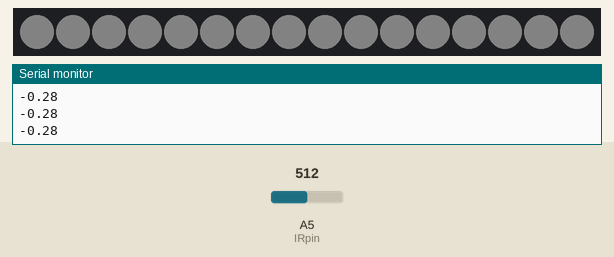
Simulated run of this sketch. Board: Arduino Mega 2560, built with avr-gcc and run on an emulated ATmega2560. Parts: 16 RGB LEDs in strip order, left to right, the last lines printed to the serial monitor. The inputs (shaded band) are chosen by the test bench; at power-on: A5 (IRpin) = 512. Dim RGB values are drawn brighter than linear.

Above: at 2.2 s.
2.3 s: A5 (IRpin) set to 495
At 3.5 s:
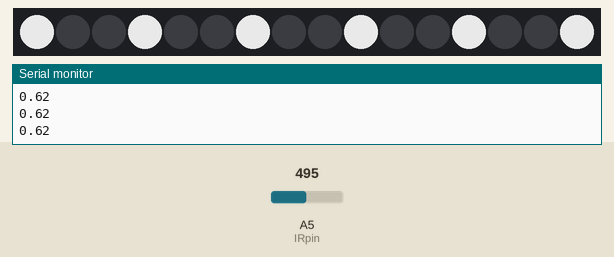
3.8 s: A5 (IRpin) set to 334
At 4.5 s:
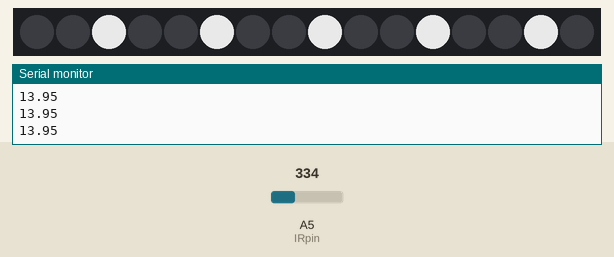
5.4 s: A5 (IRpin) set to 308
At 5.8 s:
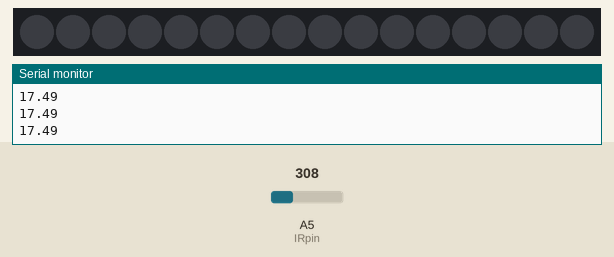
6.9 s: A5 (IRpin) set to 378
8.4 s: A5 (IRpin) set to 399
At 9.6 s:
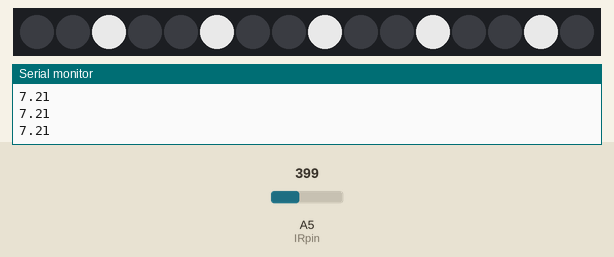
9.9 s: A5 (IRpin) set to 306
At 10.5 s:
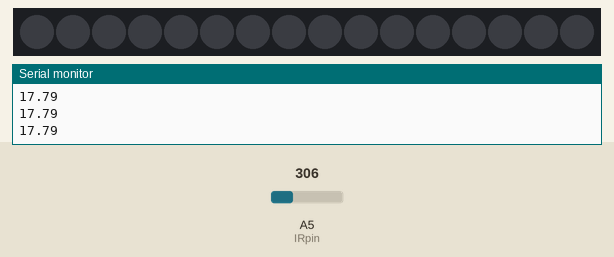
Timing chart, 0 to 12.4 s (numbered marks = the images above; inputs shaded):
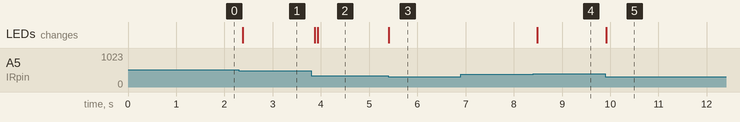

Measured:
- the behaviour switches between 507 and 506 on A5 (IRpin) (found by bisection; images 0 and 1)
- the behaviour switches between 319 and 318 on A5 (IRpin) (found by bisection; images 2 and 3)
- the behaviour switches between 390 and 391 on A5 (IRpin) (found by bisection; images 3 and 4)
- after the input at 2.3 s, the LEDs: change after 0.08 s (image 1)
- after the input at 3.8 s, the LEDs: first change after 0.07 s (image 2 shows a later state)
- after the input at 5.4 s, the LEDs: change at once (image 3)
- after the input at 8.4 s, the LEDs: change after 0.09 s (image 4)
- after the input at 9.9 s, the LEDs: change at once (image 5)

The sketch:

eObjectsMidiClassTLC5940Workingv4notes_chromaticDisfunctionB.ino
```cpp
#include "Tlc5940.h"
//channel (0-15), value (0-4095))
class Note{
  public:

    friend void validateTest();
    Note(char noteInput);//creates object with just the letter note input
    Note(char noteInput, int MIDIvelocity);//object with two parameters note and velocity
    Note(char noteInput, int MIDIvelocity, int octave);//object with three parameters note velocity and which ocvatve
    Note(char noteInput, char sharpFlat, int MIDIvelocity, int octave);//object with four note parameters with the sharps and flats included
    void validateInput();
    void augmentNote();
    void noteOff();
    void noteOn();
    void executeNoteState();
    void changeNoteOctave(int);
    //checks the array slots to see if ID is already taken, if not fill in a 1 to indicate slot is taken for the moment
    static int IDSlotAssignment[16];
    //array full of Note on array Ids
    static const int arrayOnIds[16];
    static const int arrayOffIds[16];

  private:
    int noteState;
    int setOctave;
    int savedOctave;
    int applyOctave;
    int augmentVal;
    char noteInput;
    char sharpFlat;
    int MIDIvelocity;
    int memberIDOn;
    int memberIDOff;
    int temporaryIDSlotIndex;
};


Note::Note(char noteInput):noteState(0),noteInput(noteInput),sharpFlat(0),MIDIvelocity(100){
  //no octave is applied
  applyOctave = 0;
  //sharp or flat is set to null value
  augmentVal = 0;
  validateInput();
}

Note::Note(char noteInput, int MIDIvelocity):noteState(0),noteInput(noteInput),sharpFlat(0),MIDIvelocity(MIDIvelocity){
  applyOctave = 0;
  augmentVal = 0;
  validateInput();
}

Note::Note(char noteInput, int MIDIvelocity, int octave):noteState(0),noteInput(noteInput),sharpFlat(sharpFlat),setOctave(octave), MIDIvelocity(MIDIvelocity){
  applyOctave = 0;
  augmentVal = 0;
  validateInput();
}

Note::Note(char noteInput, char sharpFlat,int MIDIvelocity, int octave):noteState(0),noteInput(noteInput),sharpFlat(sharpFlat),setOctave(octave),MIDIvelocity(MIDIvelocity){
  applyOctave = 0;
  augmentVal = 0;
  augmentNote();
  validateInput();
}

void Note::changeNoteOctave(int octave){
  noteInput = savedOctave+(octave*12);
}

int Note::IDSlotAssignment[16] = {0,0,0,0,0,0,0,0,0,0,0,0,0,0,0,0};

//note on IDs
const int Note::arrayOnIds[16] = {144,145,146,147,148,149,150,151,152,153,154,155,156,157,158,159};
//corresponding note off IDs
const int Note::arrayOffIds[16] =  {128,129,130,131,132,133,134,135,136,137,138,139,140,141,142,143};

//poly id
void Note::noteOn(){
  if(noteState >= 128 && noteState<= 143  || noteState == 0){
    for(int i = 0; i < 16; i++){
      if(IDSlotAssignment[i] == 0){
        temporaryIDSlotIndex = i; //set index member var
        memberIDOn = arrayOnIds[i];
        memberIDOff = arrayOffIds[i];
        IDSlotAssignment[i]  = 1;
        break;
      }

    }
    Serial.println(memberIDOn);
    noteState = memberIDOn;
    executeNoteState();

  }
}
void Note::noteOff(){
  //note off
  //remember midi works by having serveral note on place holders
  //this is built to tag which note went on and now if that same note is
  //still on turn it off.
  if(noteState >= 144 && noteState < 159)
    //get ready to execute note off by setting noteState to the off value
    noteState = memberIDOff;
    executeNoteState();
    noteState = 0;
    memberIDOn = 0;
    memberIDOff = 0;
    IDSlotAssignment[temporaryIDSlotIndex] = 0;
}

void Note::executeNoteState(){
  Serial1.write(noteState);//send note on or note off command
  Serial1.write(noteInput);//send pitch data
  Serial1.write(MIDIvelocity);//send velocity data
}
void Note::augmentNote(){
  //augment note adds a half step with # or takes it down
  //a half step with b
  //I think this is added after the note on has already been instantiated.
  //so this method will alter the existing note object
  if(sharpFlat == '#')
    augmentVal = 1;
  else if(sharpFlat == 'b')
    augmentVal = -1;
  //if setoctave param is 0 don't do anything with this block
  if(setOctave == 0);
  else
    applyOctave = setOctave*12;
}
//|| !(noteInput >= 'A' && noteInput <= 'G')


//make a friend function
void Note::validateInput(){
  //Serial.println((int)noteInput);
  if(!(noteInput >= 'a' && noteInput <= 'g'))
  {
    Serial.print("Not a valid Note \n");
  }
  else {
    // If you want to check the values that are output
    //remember they will be Mostly Caps because we are setting the midi notes with ascii not the other way around

      switch(noteInput){
       case 'a':
       case 'A':

         noteInput = 69+applyOctave + augmentVal;
         break;

       case 'b':
       case 'B':
         noteInput = 71+applyOctave+augmentVal;
         break;

        case 'c':
        case 'C':
          noteInput = 72+applyOctave+augmentVal;
         break;

       case 'd':
       case 'D':
         noteInput = 74+applyOctave+augmentVal;
         break;

        case 'e':
        case 'E':
          noteInput = 76+applyOctave+augmentVal;
          break;

       case 'f':
       case 'F':
         noteInput = 77+applyOctave+augmentVal;
         break;

        case 'g':
        case 'G':
          noteInput = 79+applyOctave+augmentVal;
          break;

       default:
         noteInput = 69+applyOctave+augmentVal;
         break;
      }
      savedOctave = noteInput;
  }
}


int IRpin = 5;
//setting infrared input to analog in pin 5
//*----------------------*//
//yellow goes to ground
//black goes to power
//red goes to input 5

//infrared range finder notes*
//the object is sensed only with the reflection of the led output
//thus the hand must be placed directly over the led side of the range finder
// placing the hand over the reciever will not return real values.

int delayRate = 60;

const int numReadings = 10;
double readings[numReadings];      // the readings from the analog input
int index = 0;                  // the index of the current reading
double total = 0;                  // the running total
double average = 0;                // the average


void setup() {

  //Serial(1-5) can only be used on the arduino mega because it has expanded serial in/out ports
  //if the user has a shield that goes straight into serial(0) you will have to use two wires to rout
  //the signal into a different serial port so the user has two lines of communication with serial.


  Serial1.begin(31250);
  //begin midi communication serial(baud rate 31250 is necessary)
  Serial.begin(9600);
  //begin serial communication this will give outputs in the serial window or with an lcd screen
  //once implimented

   for (int thisReading = 0; thisReading < numReadings; thisReading++)
    readings[thisReading] = 0;
  pinMode(IRpin, INPUT);
  // setting analog pin 5 to input
  //initializing the tlc5940 to values of 100 for an initial light output for power validation etc.
  Tlc.init(100);
  delay(1000);
  Tlc.clear();
}

float mappedInputValue(float y){

  //Serial.print("y in: ");
  //Serial.println(y);
  y = constrain(y , 1 , 2000 );
  //Serial.print("\n y after constrain: ");
  //Serial.println(y);
  y = map(y, 500,  1000, 4095 , 50);
  y = constrain(y , 100 , 4095 );
  //Serial.println(y);
  return y;
}


double lastVal;

int noteDivision = ((21)/7);

long timerSetTwo = 10000;// set timer to start at 10 seconds after program start
long timerTwoInterval = 10000; // set timer to start at 10 seconds
boolean executeAnimation = 0;
long timerAnimationTimer = 1000;
long timerAnimationInterval = 60;//sets lenght between led pops
int count = 0;
int delayAmount = 40;
int dimAmount = 4095;
int cycle = 0;
boolean isOn = false;
boolean runThrough = 0;
boolean isOnTheremin = 0;


//note notes :P
//*----------------------------------*//
//Note note1('a', 40);       ( note letter ,velocity(0-127))
//Note note1('a', 40, 2);     (note letter, velocity, octave)
//Note(char noteInput, char sharpFlat,int MIDIvelocity, int octave)      (note,   # or b ,   velocity(0-127),   octave)

//is a method of the note object .changeNoteOctave(2)

/*-------Setting up note objects---------*/
//none augmented notes aka c scale
//augmented notes are indented by a space for clarity
Note note1('a', 24);
 Note note1point5('a','#', 40, 0);
Note note2('b', 80);
Note note3('c', 23);
 Note note3point5('c','#', 40, 0);
Note note4('d', 18);
 Note note4point5('d','#', 40, 0);
Note note5('e', 30);
Note note6('f', 14);
 Note note6point5('f','#', 40, 0);
Note note7('g', 20);
 Note note7point5('g','#', 40, 0);

int notePop = 0;
int notePop1 = 0;
int notePop2 = 0;
int notePop3 = 0;
int notePop4 = 0;
int countColor = 1;

void loop() {
  unsigned long currentMillis = millis();
  float volts = analogRead(IRpin)*0.0048828125;   // value from sensor * (5/1024) - if running 3.3.volts then change 5 to 3.3
  float distance = (65*pow(volts, -1.10));          // worked out from graph 65 = theretical distance / (1/Volts)S - luckylarry.co.uk

  //averaging the readings
  //perhaps gaussian blur would be better?
   // subtract the last reading:
  total= total - readings[index];
  // read from the sensor:
  readings[index] = distance;
  // add the reading to the total:
  total= total + readings[index];
  // advance to the next position in the array:
  index = index + 1;

  // if we're at the end of the array...
  if (index >= numReadings)
    // ...wrap around to the beginning:
    index = 0;

  // calculate the average:
  average = total / numReadings;
  // send it to the computer as ASCII digits
 // Serial.println(average-20);
  float y_mapped = map(average, 20, 41, 0, 127);
  float y = average ;
  Serial.println(average-24);


     if(distance-20 > 20){
         notePop=0;
         notePop1=0;
         notePop2=0;
         for(int i = 0; i < 30; i+=1){
          Tlc.set(i, 0);

         }
      Tlc.update();

      }


     if(average-24 > 0 && average-24 <= 2 && notePop==0){
       Serial.print("--------------------region1---------------");
       notePop=1;
       notePop1=0;
       notePop2=0;


        for(int i = 0; i < 30; i++){
          Tlc.set(i, 0);
        }
        Tlc.update();

       for(int i = 0; i < 30; i+=3){
          Tlc.set(i, 3000);
       }
       Tlc.update();
      }

     else if(average-24 > 2 && average-24 <= 3){
       Serial.print("buffer_1 ");
      }


      else if(average-24 > 3 && average-24 <= 5 && notePop1==0){
        Serial.print("--------------------region2---------------");
        notePop1=1;
        notePop=0;
        notePop2=0;


        for(int i = 0; i < 30; i++){
          Tlc.set(i, 0);
        }
        Tlc.update();

        for(int i = 1; i < 30; i+=3){
          Tlc.set(i, 3000);
        }
         Tlc.update();
      }


      else if(average-24 > 5 && average-24 <= 6){
        Serial.print("buffer_2 ");
      }


      else if(average-24 > 6 && average-24 <= 8 && notePop2==0){
        Serial.print("--------------------region3---------------");
        notePop2=1;
        notePop=0;
        notePop1=0;
        for(int i = 0; i < 30; i++){
          Tlc.set(i, 0);
        }
        Tlc.update();

        for(int i = 2; i < 30; i+=3){
          Tlc.set(i, 3000);
        }
         Tlc.update();
      }


  /*
  if(lastVal-1 < average && lastVal+1  > average)
    average = lastVal;

  if(distance-20 > 20){
         notePop=0;
         notePop2=0;
         notePop3=0;
         notePop4=0;
          note2.noteOff();
         note7.noteOff();
         note3.noteOff();
         note4.noteOff();
         note5.noteOff();
         for(int i = 0; i < 30; i+=1){
          Tlc.set(i, 0);

         }
      Tlc.update();

      }


      else if(average-20 > noteDivision*0 && average-20 <= 1 && notePop==0){
        for(int i = 0; i < 30; i ++){
          Tlc.set(i, 0);
        }
        Tlc.update();
        Serial.println("pop1");
        note2.noteOff();
        note7.noteOff();
        note4.noteOff();
        note5.noteOff();
        note3.noteOn();
        note5.noteOn();
        note7.noteOn();
        notePop4=0;
        notePop2=0;
        notePop3=0;
        notePop=1;
        for(int i = 0; i < 30; i+=3){
          Tlc.set(i, 3000);
       }
       Tlc.update();
      }


     else if(average-20 >= 2 && average-20 <= 6 && notePop2==0){
       for(int i = 0; i < 30; i ++){
          Tlc.set(i, 0);
        }
        Tlc.update();


        Serial.println("pop2");
         notePop=0;
         notePop3=0;
         notePop4=0;
         note2.noteOff();
         note7.noteOff();
         note5.noteOff();
         note3.noteOff();
         note4.noteOn();
        countColor=2;
        notePop2=1;
        for(int i = 1; i < 30; i+=3){
          Tlc.set(i, 3000);
        }
         Tlc.update();
      }

      else if(average-20 > 6 && average-20 <= 12 && notePop3==0){
        notePop=0;
        notePop2=0;
        notePop4=0;
        Serial.println("pop3");
        for(int i = 0; i < 30; i ++){
          Tlc.set(i, 0);
        }
        Tlc.update();
         note7.noteOff();
         note3.noteOff();
         note4.noteOff();
         note5.noteOn();
         note7.noteOn();
         note2.noteOn();
         notePop3=1;
      for(int i = 2; i < 30; i+=3){
        Tlc.set(i, 3000);
      }
      Tlc.update();
      }

  else if(average-20 > 12 && average-20 <= 20 && notePop4==0){

        for(int i = 0; i < 30; i+=1){
          Tlc.set(i, 0);
         }
      Tlc.update();
        notePop=0;
        notePop2=0;
        notePop3=0;
        Serial.println("pop4");
         note7.noteOff();
         note3.noteOff();
         note4.noteOff();

         note7.noteOn();
         note2.noteOn();
         note4.noteOn();
         notePop4=1;
      for(int i = 1; i < 30; i+=3){
        Tlc.set(i, 3000);
          Tlc.set(i+1, 3000);
      }
      Tlc.update();

      }


   */


  //attempt at altering cc parameter while playing notes
  //check how it effects the midi on off vals at a later date (make suer no conflicts ensue)
   if(y_mapped < 127){
     int value = map(y_mapped, 0, 127, 127, 0);/*
     Serial1.write(176);
     Serial1.write(79);//select which parameter cc to work with
     //86shift osc1
     //filterA
      //(81) kbd turn on/off malstrom
     //(80) env turn on/off malstrom

     //filterB
     //(82) env turn on/off malstrom
     //cc (79)(frequency on malstrom)
     Serial1.write(value);// set the value of param


     */
     timerAnimationInterval=map(y_mapped, 3, 127, 20, 80);
     dimAmount=map(y_mapped, 3, 127, 1000, 4095);
     dimAmount=constrain(dimAmount, 0, 4095);
     //Serial.println(dimAmount);

   }
  //if thermin input is less than 400 and it is off then play the notes and set thermin boolean to on(object is within playing trigger range)
  /*if(y < 41.0 && isOnTheremin == 0){
     note5.changeNoteOctave(-2);
     note5.noteOn();
     note7.noteOn();
     note2.noteOn();
     note4point5.noteOn();
    isOnTheremin =1;
  }//if thermin input is greater than 400 and it is on then set boolean to off(if no object is within playing range)
  else if(y > 41.0 &&isOnTheremin == 1){
       note5.noteOff();
       note7.noteOff();
       note2.noteOff();
       note4point5.noteOff();
       isOnTheremin = 0;
  }*/

  // if the object is within playing range and it has not been executing animation reset timer to current time
  //set execute animation to on


  /*


  if(y < 41.0 && executeAnimation == 0) {
      timerSetTwo = currentMillis;
      timerAnimationTimer = currentMillis;
      executeAnimation = 1;
  }
  //if object out of range turn off animation/ reset counter/ reset run through


  else if(y > 41.0) {
      executeAnimation = 0;
      count=countColor;//change 1,2,3 to start on r/g/b
      runThrough=0;
      //scrubs the tlc outputs again just in case lights get caught on
       for(int i = 0; i < 30; i ++){
      Tlc.set(i, 0);
      Tlc.update();

      }
  }


  if(executeAnimation == 1 && y < 41.0){
    if(currentMillis - timerAnimationTimer > timerAnimationInterval){
      //Serial.print("Execute: ");
      //Serial.println(count);
       timerAnimationTimer = currentMillis;

      if(runThrough == 0){

        Tlc.set(count, dimAmount);
       Tlc.set(count-1, dimAmount);

        Tlc.update();
         count+=3;

        if(count > 30){
          count = countColor;
          runThrough = 1;
        }
      }
     else if(runThrough == 1){

       Tlc.set(count, 0);
       Tlc.set(count-1, 0);

       Tlc.update();
       count+=3;
       if(count > 30){
         count = countColor;
         runThrough = 0;
       }
     }
    }
  }
  //this scrubs the outputs turning off the leds after they are run through
  if(count > 0){
    count == 0;
    for(int i = 0; i < 30; i ++){
      Tlc.set(i, 0);
      Tlc.update();
      //delay(20);
      }
  }

  */
  lastVal = average;
}//end void loop
```
